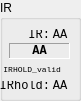
   <widget class="QGroupBox" name="gIR">
    <property name="enabled">
     <bool>true</bool>
    </property>
    <property name="geometry">
     <rect>
      <x>670</x>
      <y>0</y>
      <width>81</width>
      <height>101</height>
     </rect>
    </property>
    <property name="styleSheet">
     <string notr="true"/>
    </property>
    <property name="title">
     <string>IR</string>
    </property>
    <widget class="QLabel" name="IR_IR">
     <property name="geometry">
      <rect>
       <x>50</x>
       <y>29</y>
       <width>20</width>
       <height>12</height>
      </rect>
     </property>
     <property name="font">
      <font>
       <family>Monospace</family>
       <pointsize>9</pointsize>
      </font>
     </property>
     <property name="text">
      <string>AA</string>
     </property>
     <property name="alignment">
      <set>Qt::AlignCenter</set>
     </property>
    </widget>
    <widget class="QLabel" name="label_18">
     <property name="geometry">
      <rect>
       <x>0</x>
       <y>30</y>
       <width>50</width>
       <height>10</height>
      </rect>
     </property>
     <property name="font">
      <font>
       <family>Monospace</family>
       <pointsize>9</pointsize>
      </font>
     </property>
     <property name="text">
      <string>IR:</string>
     </property>
     <property name="alignment">
      <set>Qt::AlignRight|Qt::AlignTrailing|Qt::AlignVCenter</set>
     </property>
    </widget>
    <widget class="QLabel" name="IR_INSTR_name">
     <property name="geometry">
      <rect>
       <x>9</x>
       <y>43</y>
       <width>61</width>
       <height>16</height>
      </rect>
     </property>
     <property name="font">
      <font>
       <family>Monospace</family>
       <pointsize>9</pointsize>
       <weight>75</weight>
       <bold>true</bold>
      </font>
     </property>
     <property name="frameShape">
      <enum>QFrame::Panel</enum>
     </property>
     <property name="frameShadow">
      <enum>QFrame::Sunken</enum>
     </property>
     <property name="text">
      <string>AA</string>
     </property>
     <property name="alignment">
      <set>Qt::AlignCenter</set>
     </property>
    </widget>
    <widget class="MLed" name="led_IRHOLD_valid">
     <property name="geometry">
      <rect>
       <x>65</x>
       <y>63</y>
       <width>10</width>
       <height>10</height>
      </rect>
     </property>
     <property name="text">
      <string/>
     </property>
     <property name="pixmap">
      <pixmap resource="assets.qrc">:/assets/leds/assets/leds/green_off.svg</pixmap>
     </property>
     <property name="scaledContents">
      <bool>true</bool>
     </property>
    </widget>
    <widget class="QLabel" name="label_46">
     <property name="geometry">
      <rect>
       <x>0</x>
       <y>60</y>
       <width>61</width>
       <height>20</height>
      </rect>
     </property>
     <property name="font">
      <font>
       <family>Monospace</family>
       <pointsize>6</pointsize>
      </font>
     </property>
     <property name="text">
      <string>IRHOLD_valid</string>
     </property>
     <property name="alignment">
      <set>Qt::AlignRight|Qt::AlignTrailing|Qt::AlignVCenter</set>
     </property>
    </widget>
    <widget class="QLabel" name="IR_IRHOLD">
     <property name="geometry">
      <rect>
       <x>50</x>
       <y>80</y>
       <width>20</width>
       <height>12</height>
      </rect>
     </property>
     <property name="font">
      <font>
       <family>Monospace</family>
       <pointsize>9</pointsize>
      </font>
     </property>
     <property name="text">
      <string>AA</string>
     </property>
     <property name="alignment">
      <set>Qt::AlignCenter</set>
     </property>
    </widget>
    <widget class="QLabel" name="label_47">
     <property name="geometry">
      <rect>
       <x>0</x>
       <y>81</y>
       <width>50</width>
       <height>10</height>
      </rect>
     </property>
     <property name="font">
      <font>
       <family>Monospace</family>
       <pointsize>9</pointsize>
      </font>
     </property>
     <property name="text">
      <string>IRhold:</string>
     </property>
     <property name="alignment">
      <set>Qt::AlignRight|Qt::AlignTrailing|Qt::AlignVCenter</set>
     </property>
    </widget>
   </widget>
